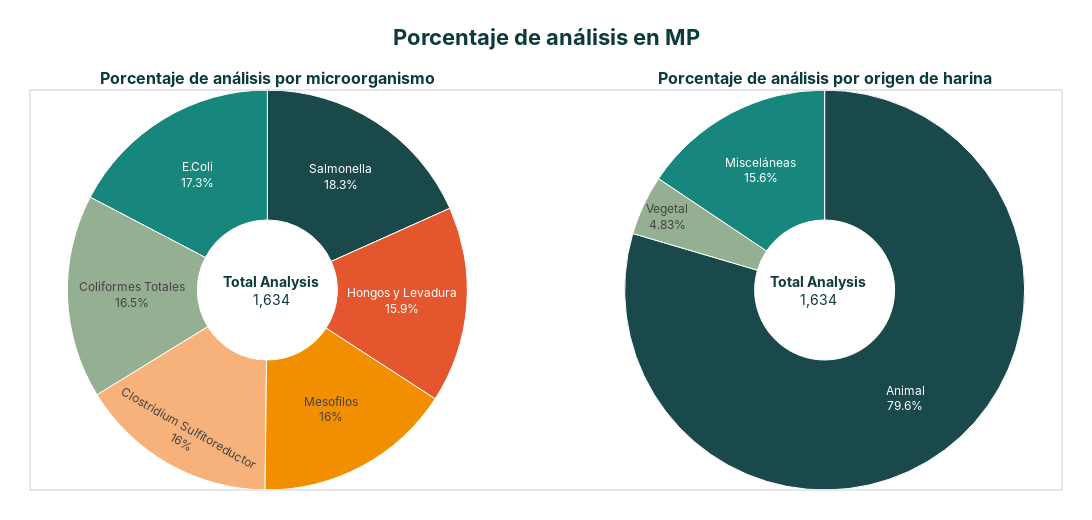

The notebook cell this image was saved under:
### Code cell
# --- Pie A: por microorganismo ---
mp_micro = compute_(df=df_mp, cols=["microorganismo"])
prev_map_micro = (
    mp_micro.assign(microorganismo=lambda d: d["microorganismo"].astype(str))
            .set_index("microorganismo")["prev"]
            .to_dict()
)
# --- Pie B: por origen de harina ---
mp_origin = compute_(df=df_mp, cols=["origen_harina"])
prev_map_origen = (
    mp_origin.assign(origen_harina=lambda d: d["origen_harina"].astype(str))
             .set_index("origen_harina")["prev"]
             .to_dict()
)


fig = two_pies_subplots(
    df_right=df_mp, label_right="origen_harina",
    title_right="<b>Porcentaje de análisis por origen de harina</b>",
    prev_map_right=prev_map_origen,

    df_left=df_mp, label_left="microorganismo",
    title_left="<b>Porcentaje de análisis por microorganismo</b>",
    prev_map_left=prev_map_micro,

    # Orden interno (opcional)
    sort_slices_left=True,                   # ordena por valor
    explicit_order_right=None,               # o lista de orden explícito

    # Lados (opcional)
    swap=False,                              # True para invertir izquierda⇄derecha

    # Tamaño y salida
    width=1200, height=520,
    overall_title="<b>Porcentaje de análisis en MP</b>",
    #save_html=f"{ROOT_IMAGEN}/subplot_distribuciones_mp.html",
)
fig.show()
s3.save_plotly_html(fig, "subplot_distribuciones_mp.html")

### Figure 1 — Plotly figure (JSON) as saved in the notebook; plotly's stock layout.template omitted (floating-point values rounded to 4 significant figures)
{"data": [{"customdata": [[0], [0.0106], [0.3829], [0.3664], [0.8779], [0.332]], "domain": {"x": [0, 0.46], "y": [0, 1]}, "hole": 0.35, "hovertemplate": "<b>%{label}</b><br>Prevalencia: %{customdata[0]:.1%}<br>Conteo: %{value:,}<br>Participación: %{percent:.1%}<extra></extra>", "labels": ["Salmonella", "E.Coli", "Coliformes Totales", "Clostridium Sulfitoreductor", "Mesofilos", "Hongos y Levadura"], "marker": {"colors": ["#1A494C", "#17877D", "#94AF92", "#F6B27A", "#F18F01", "#E4572E"], "line": {"color": "#FFFFFF", "width": 1}}, "sort": false, "textinfo": "label+percent", "textposition": "inside", "type": "pie", "values": [299, 283, 269, 262, 262, 259]}, {"customdata": [[0.3115], [0.3451], [0.3165]], "domain": {"x": [0.54, 1], "y": [0, 1]}, "hole": 0.35, "hovertemplate": "<b>%{label}</b><br>Prevalencia: %{customdata[0]:.1%}<br>Conteo: %{value:,}<br>Participación: %{percent:.1%}<extra></extra>", "labels": ["Animal", "Misceláneas", "Vegetal"], "marker": {"colors": ["#1A494C", "#17877D", "#94AF92"], "line": {"color": "#FFFFFF", "width": 1}}, "sort": false, "textinfo": "label+percent", "textposition": "inside", "type": "pie", "values": [1300, 255, 79]}], "layout": {"annotations": [{"font": {"size": 16}, "showarrow": false, "text": "<b>Porcentaje de análisis por microorganismo</b>", "x": 0.23, "xanchor": "center", "xref": "paper", "y": 1, "yanchor": "bottom", "yref": "paper"}, {"font": {"size": 16}, "showarrow": false, "text": "<b>Porcentaje de análisis por origen de harina</b>", "x": 0.77, "xanchor": "center", "xref": "paper", "y": 1, "yanchor": "bottom", "yref": "paper"}, {"font": {"color": "#0B3B3C", "size": 14}, "showarrow": false, "text": "<b>Total Analysis</b><br>1,634", "x": 0.185, "xref": "paper", "y": 0.5, "yref": "paper"}, {"font": {"color": "#0B3B3C", "size": 14}, "showarrow": false, "text": "<b>Total Analysis</b><br>1,634", "x": 0.812, "xref": "paper", "y": 0.5, "yref": "paper"}], "font": {"color": "#0B3B3C", "family": "Inter, 'Helvetica Neue', Arial, sans-serif", "size": 12}, "height": 520, "margin": {"b": 30, "l": 30, "r": 30, "t": 90}, "paper_bgcolor": "rgba(0,0,0,0)", "plot_bgcolor": "rgba(0,0,0,0)", "shapes": [{"fillcolor": "rgba(0,0,0,0)", "line": {"color": "#E5E7EB", "width": 2}, "type": "rect", "x0": 0, "x1": 1, "xref": "paper", "y0": 0, "y1": 1, "yref": "paper"}], "showlegend": false, "title": {"font": {"size": 22}, "text": "<b>Porcentaje de análisis en MP</b>", "x": 0.5}, "width": 1200}}
